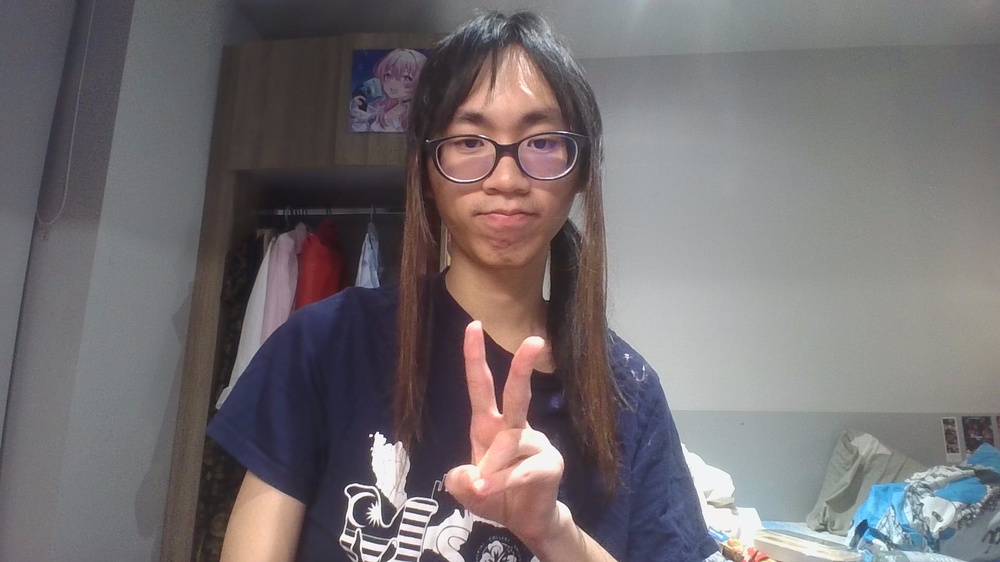
#> input picture assets/test_3.jpeg, 1000 x 562 px, shrunk from 1920 x 1080 before the run
$ python opencv_static.py
#> lines starting #> are read from the running program, lines starting #| are printed output that depends on the picture; after the words box and inside, x2 and y2 are one past the last pixel; in counts of white or black regions, pixels touching at a corner belong together
import cv2 as cv
import matplotlib.pyplot as plt

imgPath = "assets/test_3.jpeg"
img = cv.imread(imgPath)
#> img is the input picture: shape (562, 1000, 3); mean B, G, R 112.9, 110.5, 116.3

#print(img.shape)
# cv.imshow("Display Window", img)
# k = cv.waitKey(0)

g_img = cv.cvtColor(img, cv.COLOR_BGR2GRAY)
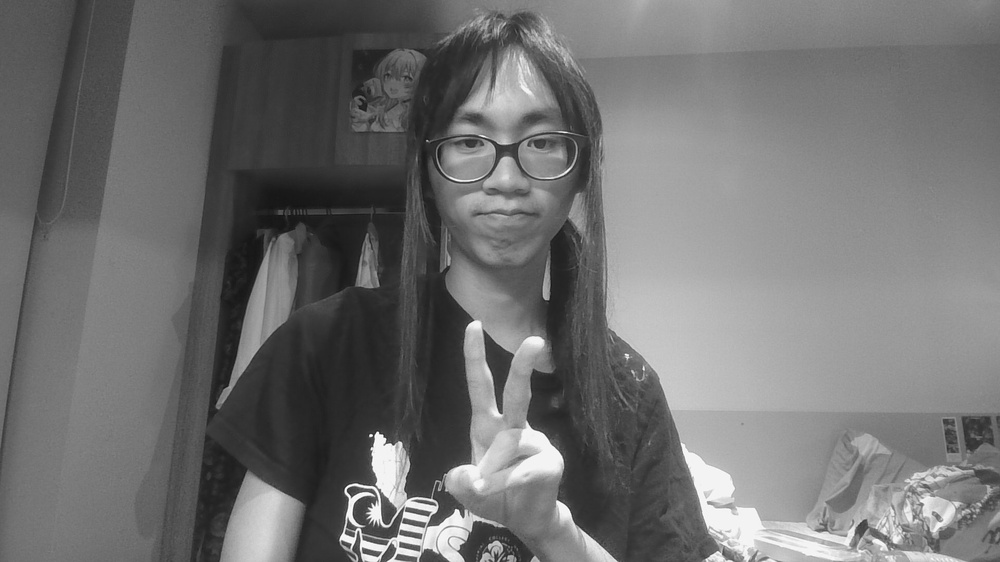
#> g_img: shape (562, 1000); min 19, max 254, mean 112.5

face_classifier = cv.CascadeClassifier(
	cv.data.haarcascades + "haarcascade_frontalface_default.xml"
)

face = face_classifier.detectMultiScale(
    g_img, scaleFactor=1.1, minNeighbors=6, minSize=(60, 60)
)
#> face = [[417, 72, 174, 174]]

# Create Bounding Box
for (x, y, w, h) in face:
    cv.rectangle(img, (x, y), (x + w, y + h), (0, 255, 0), 4)
#> this loop made 1 pass
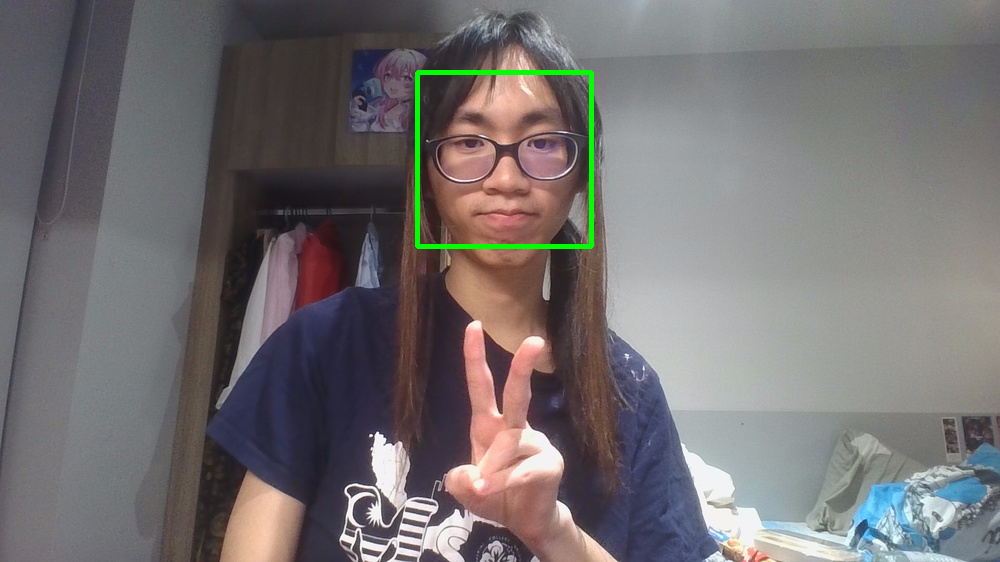
#> img: shape (562, 1000, 3); 0.62% of pixels changed, all inside (x1, y1, x2, y2) = (415, 70, 594, 249)

#cv.imshow('Face Detect', img)
#k = cv.waitKey(0)

# Change back to RGB
img_rgb = cv.cvtColor(img, cv.COLOR_BGR2RGB)

'''
#cv.imshow("Display Window", img_rgb)
#k = cv.waitKey(0)
'''

plt.figure(figsize=(5,5))
plt.imshow(img_rgb)
plt.axis('off')
plt.show()

$ run again, with assets/test_1.jpeg copied over assets/test_3.jpeg
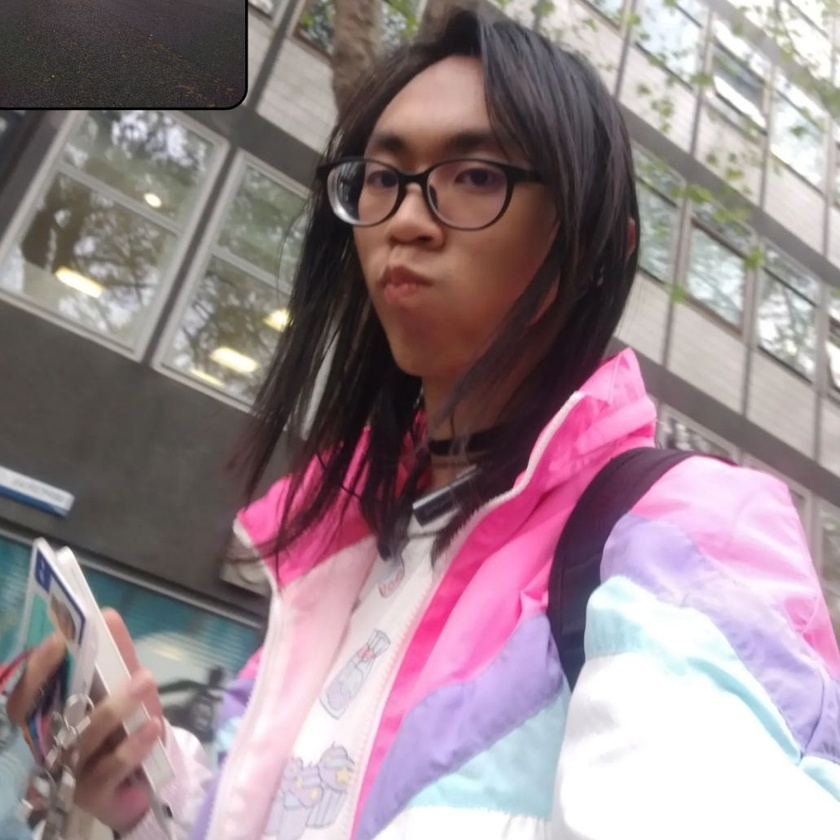
#> input picture assets/test_1.jpeg, 840 x 840 px, shrunk from 1031 x 1032 before the run
#> img is the input picture: shape (840, 840, 3); mean B, G, R 139.6, 133.3, 151.2
#> `g_img = cv.cvtColor(img, cv.COLOR_BGR2GRAY)`:
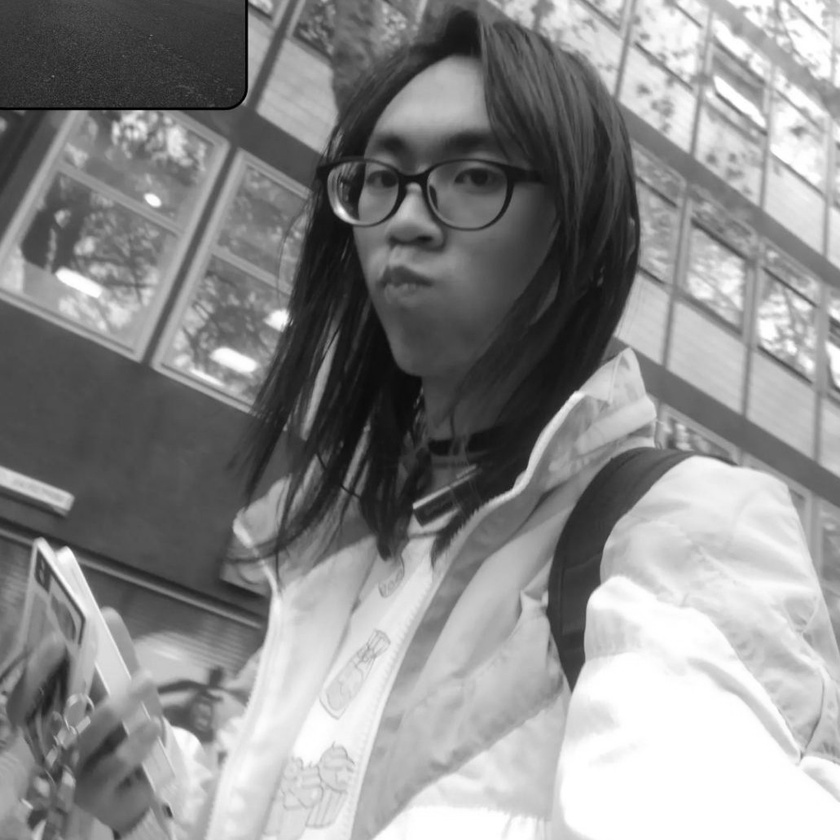
#> g_img: shape (840, 840); min 0, max 255, mean 139.4
#> face = [[312, 84, 232, 232]]
#> the loop `for (x, y, w, h) in face:` made 1 pass
#> after the loop `for (x, y, w, h) in face:`:
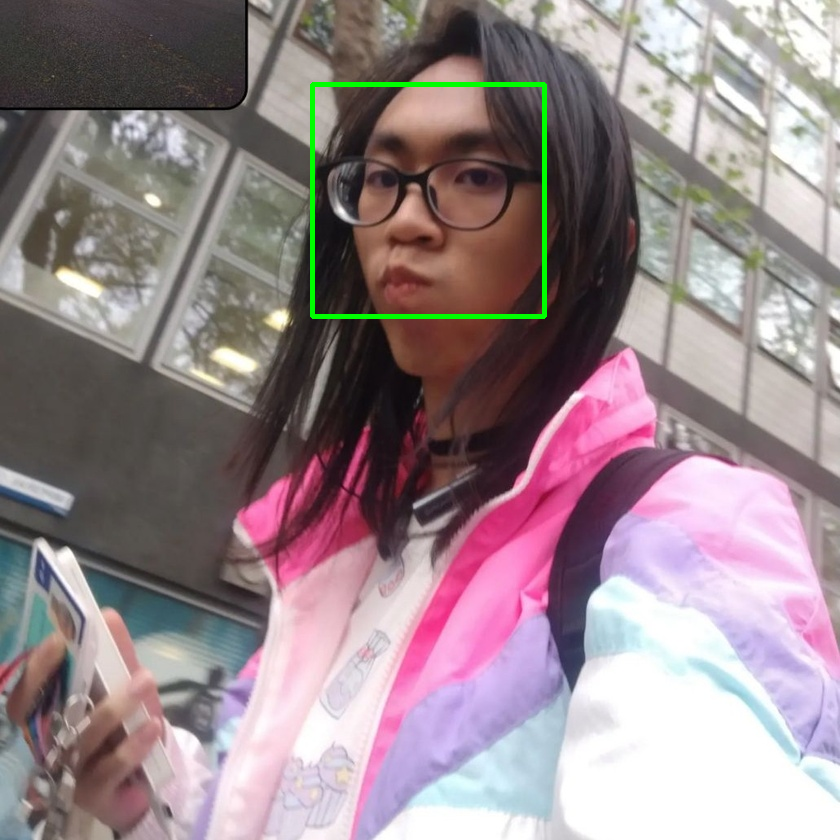
#> img: shape (840, 840, 3); 0.66% of pixels changed, all inside (x1, y1, x2, y2) = (310, 82, 547, 319)

$ run again, with assets/test_2.jpeg copied over assets/test_3.jpeg
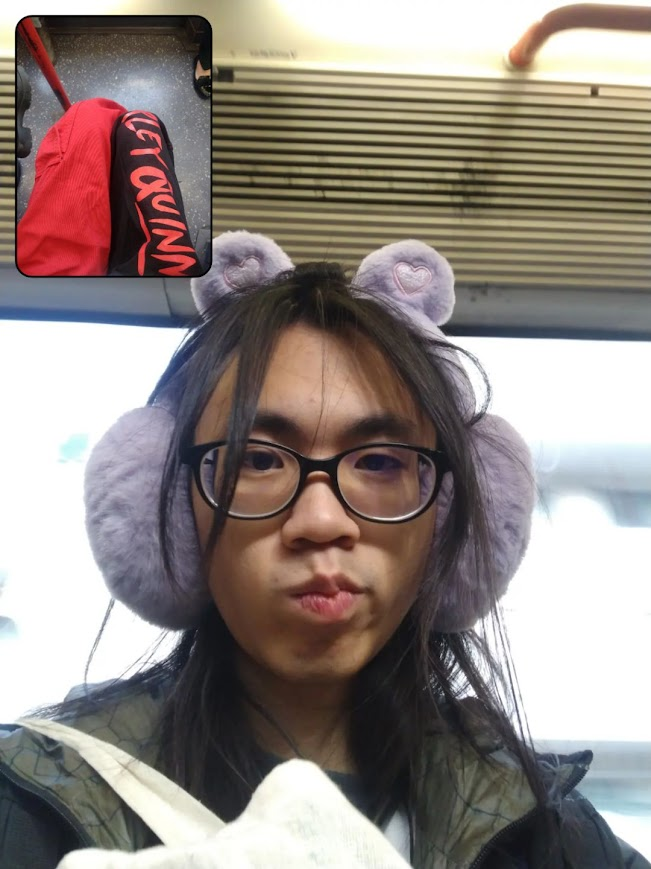
#> input picture assets/test_2.jpeg, 651 x 869 px
#> img is the input picture: shape (869, 651, 3); mean B, G, R 130.7, 135.9, 146.5
#> `g_img = cv.cvtColor(img, cv.COLOR_BGR2GRAY)`:
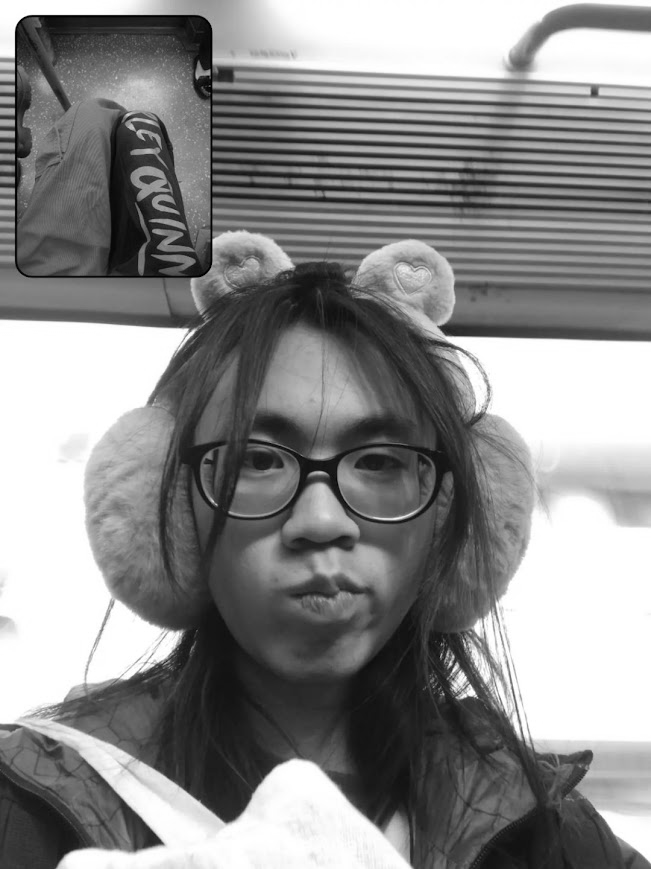
#> g_img: shape (869, 651); min 0, max 255, mean 138.5
#> face = [[202, 443, 234, 234]]
#> the loop `for (x, y, w, h) in face:` made 1 pass
#> after the loop `for (x, y, w, h) in face:`:
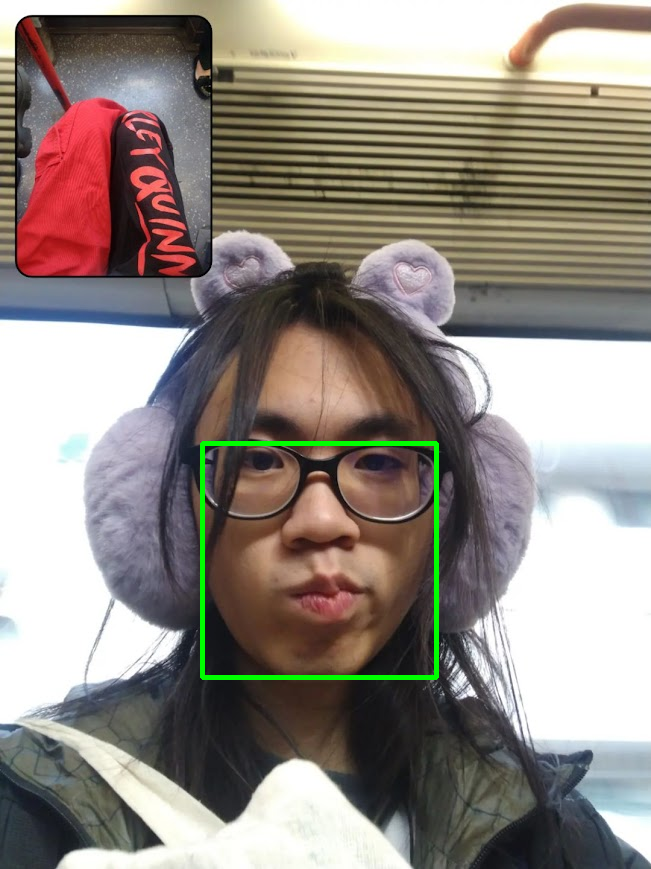
#> img: shape (869, 651, 3); 0.83% of pixels changed, all inside (x1, y1, x2, y2) = (200, 441, 439, 680)
